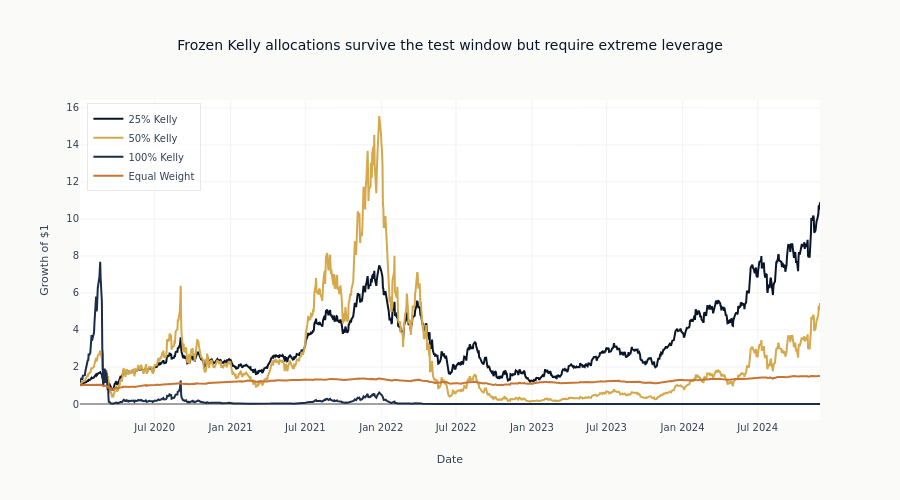

The code cell stored with this chart in its notebook:
### Markdown cell above
Every frozen allocation remains above zero wealth over the test observations. This domain check is
necessary for geometric wealth and drawdown, but it does not rule out ruin on an unseen return.

### Code cell
# Cumulative returns comparison
fig = go.Figure()

strategy_colors = dict(
    zip(
        portfolio_returns,
        ml4t_palette(len(portfolio_returns), categorical=True),
        strict=True,
    )
)

for name, pf_ret in portfolio_returns.items():
    cum_ret = (1 + pf_ret).cumprod()
    fig.add_scatter(
        x=dates,
        y=cum_ret,
        mode="lines",
        name=name,
        line=dict(color=strategy_colors[name], width=2),
    )

fig.update_layout(
    title="Frozen Kelly allocations survive the test window but require extreme leverage",
    xaxis_title="Date",
    yaxis_title="Growth of $1",
    height=500,
    legend=dict(yanchor="top", y=0.99, xanchor="left", x=0.01),
)
fig.show()

### Figure 1 — Plotly figure (JSON) as saved in the notebook; plotly's stock layout.template omitted (floating-point values rounded to 4 significant figures; data arrays with more than 128 entries replaced by an {"elided": "..."} marker saying what was removed)
{"data": [{"line": {"color": "#0a1628", "width": 2}, "mode": "lines", "name": "25% Kelly", "type": "scatter", "x": {"elided": "1237 str values"}, "y": {"elided": "1237 float values"}}, {"line": {"color": "#D4A84B", "width": 2}, "mode": "lines", "name": "50% Kelly", "type": "scatter", "x": {"elided": "1237 str values"}, "y": {"elided": "1237 float values"}}, {"line": {"color": "#1a2d4a", "width": 2}, "mode": "lines", "name": "100% Kelly", "type": "scatter", "x": {"elided": "1237 str values"}, "y": {"elided": "1237 float values"}}, {"line": {"color": "#C87533", "width": 2}, "mode": "lines", "name": "Equal Weight", "type": "scatter", "x": {"elided": "1237 str values"}, "y": {"elided": "1237 float values"}}], "layout": {"height": 500, "legend": {"x": 0.01, "xanchor": "left", "y": 0.99, "yanchor": "top"}, "title": {"text": "Frozen Kelly allocations survive the test window but require extreme leverage"}, "xaxis": {"title": {"text": "Date"}}, "yaxis": {"title": {"text": "Growth of $1"}}}}
